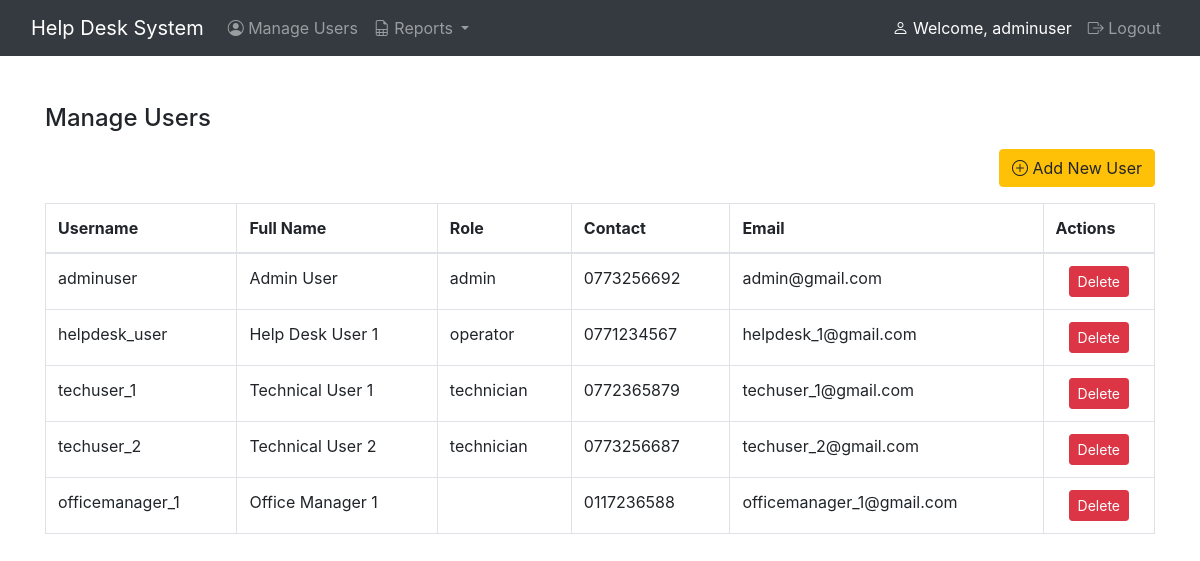
/manage_users.php (signed in), run on an earlier commit of the app's database.
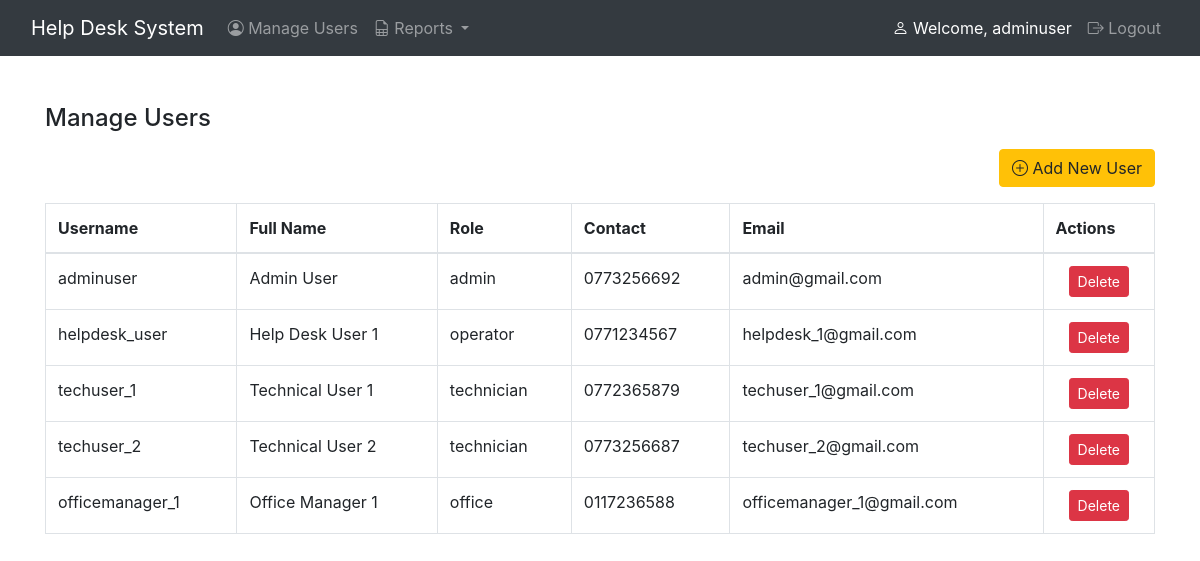
And on a later commit of the database.
### tables this page shows
CREATE TABLE users (
    user_id INT AUTO_INCREMENT PRIMARY KEY,
    username VARCHAR(50) NOT NULL,
    password VARCHAR(255) NOT NULL, 
    role ENUM('operator', 'technician', 'admin', 'office') NOT NULL,
    full_name VARCHAR(100),
    contact_phone VARCHAR(15),
    email VARCHAR(100)
);

### manage_users.php (the view, shortened to what this page needs)
<!DOCTYPE html>
<html lang="en">
<head>
    <link rel="stylesheet" href="assets/css/bootstrap.min.css">
    <link rel="stylesheet" href="https://cdn.jsdelivr.net/npm/bootstrap-icons@1.7.1/font/bootstrap-icons.css">
</head>
<body>
    <?php include 'nav.php'; ?>
    <div class="container mt-5">
        <h4>Manage Users</h4>
        <div class="d-flex justify-content-end">
            <button type="button" class="btn btn-warning mt-2 mb-3" data-bs-toggle="modal" data-bs-target="#addUserModal">
                <i class="bi bi-plus-circle"></i> Add New User
            </button>
        </div>
        <table class="table table-bordered">
            <thead>
                <tr>
                    <th>Username</th>
                    <th>Full Name</th>
                    <th>Role</th>
                    <th>Contact</th>
                    <th>Email</th>
                    <th>Actions</th>
                </tr>
            </thead>
            <tbody>
                <?php
                $result = $conn->query("SELECT * FROM users");
                while ($row = $result->fetch_assoc()) {
                    echo "<tr>
                        <td>{$row['username']}</td>
                        <td>{$row['full_name']}</td>
                        <td>{$row['role']}</td>
                        <td>{$row['contact_phone']}</td>
                        <td>{$row['email']}</td>
                        <td>
                            <center>
                            <a href='manage_users.php?delete_user={$row['user_id']}' class='btn btn-danger btn-sm'>Delete</a>
                            </center>
                        </td>
                    </tr>";
                }
                ?>
            </tbody>
        </table>
    </div>
</body>
</html>

### nav.php (shortened to what this page needs)
<?php
$role = $_SESSION['role'];
?>
<nav class="navbar navbar-expand-lg navbar-dark bg-dark">
    <div class="container-fluid">
        <a class="navbar-brand" href="dashboard.php">Help Desk System</a>
        <div class="collapse navbar-collapse" id="navbarNav">
            <ul class="navbar-nav me-auto mb-2 mb-lg-0">
                <?php if ($role == 'admin'): ?>
                    <li class="nav-item">
                        <a class="nav-link" href="manage_users.php"><i class="bi bi-person-circle"></i> Manage Users</a>
                    </li>
                    <li class="nav-item dropdown">
                        <a class="nav-link dropdown-toggle" href="#" id="navbarDropdown" role="button" data-bs-toggle="dropdown" aria-expanded="false">
                            <i class="bi bi-file-earmark-spreadsheet"></i> Reports
                        </a>
                    </li>
                <?php endif; ?>
            </ul>
            <ul class="navbar-nav ml-auto">
                <li class="nav-item">
                    <a class="nav-link active" aria-current="page" href="#"><i class="bi bi-person"></i> Welcome, <?php echo $_SESSION['username']; ?></a>
                </li>
                <li class="nav-item">
                    <a class="nav-link" href="logout.php"><i class="bi bi-box-arrow-right"></i> Logout</a>
                </li>
            </ul>
        </div>
    </div>
</nav>

What changed in the data, as far as the page shows it:
changed users "officemanager_1": role (not shown) → "office"
